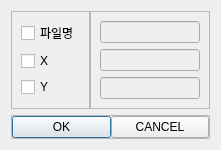
<?xml version="1.0" encoding="UTF-8"?>
<ui version="4.0">
 <class>Dialog</class>
 <widget class="QDialog" name="Dialog">
  <property name="geometry">
   <rect>
    <x>0</x>
    <y>0</y>
    <width>210</width>
    <height>150</height>
   </rect>
  </property>
  <property name="minimumSize">
   <size>
    <width>210</width>
    <height>150</height>
   </size>
  </property>
  <property name="maximumSize">
   <size>
    <width>210</width>
    <height>150</height>
   </size>
  </property>
  <property name="windowTitle">
   <string>Dialog</string>
  </property>
  <layout class="QVBoxLayout" name="verticalLayout_2">
   <property name="sizeConstraint">
    <enum>QLayout::SetFixedSize</enum>
   </property>
   <item>
    <widget class="QWidget" name="verticalWidget" native="true">
     <layout class="QHBoxLayout" name="horizontalLayout_2">
      <property name="spacing">
       <number>0</number>
      </property>
      <property name="leftMargin">
       <number>0</number>
      </property>
      <property name="topMargin">
       <number>0</number>
      </property>
      <property name="rightMargin">
       <number>0</number>
      </property>
      <property name="bottomMargin">
       <number>0</number>
      </property>
      <item>
       <widget class="QFrame" name="frame_2">
        <property name="frameShape">
         <enum>QFrame::StyledPanel</enum>
        </property>
        <property name="frameShadow">
         <enum>QFrame::Raised</enum>
        </property>
        <layout class="QVBoxLayout" name="verticalLayout">
         <item>
          <widget class="QCheckBox" name="file_name">
           <property name="text">
            <string>파일명</string>
           </property>
          </widget>
         </item>
         <item>
          <widget class="QCheckBox" name="width">
           <property name="text">
            <string>X</string>
           </property>
          </widget>
         </item>
         <item>
          <widget class="QCheckBox" name="height">
           <property name="text">
            <string>Y</string>
           </property>
          </widget>
         </item>
        </layout>
       </widget>
      </item>
      <item>
       <widget class="QFrame" name="frame_3">
        <property name="frameShape">
         <enum>QFrame::StyledPanel</enum>
        </property>
        <property name="frameShadow">
         <enum>QFrame::Raised</enum>
        </property>
        <layout class="QVBoxLayout" name="verticalLayout_3">
         <item>
          <widget class="QLineEdit" name="file_name_input">
           <property name="enabled">
            <bool>false</bool>
           </property>
           <property name="maximumSize">
            <size>
             <width>100</width>
             <height>16777215</height>
            </size>
           </property>
          </widget>
         </item>
         <item>
          <widget class="QLineEdit" name="width_input">
           <property name="enabled">
            <bool>false</bool>
           </property>
           <property name="maximumSize">
            <size>
             <width>100</width>
             <height>16777215</height>
            </size>
           </property>
          </widget>
         </item>
         <item>
          <widget class="QLineEdit" name="height_input">
           <property name="enabled">
            <bool>false</bool>
           </property>
           <property name="maximumSize">
            <size>
             <width>100</width>
             <height>16777215</height>
            </size>
           </property>
          </widget>
         </item>
        </layout>
       </widget>
      </item>
     </layout>
    </widget>
   </item>
   <item>
    <widget class="QFrame" name="frame">
     <property name="maximumSize">
      <size>
       <width>211</width>
       <height>100</height>
      </size>
     </property>
     <property name="frameShape">
      <enum>QFrame::StyledPanel</enum>
     </property>
     <property name="frameShadow">
      <enum>QFrame::Raised</enum>
     </property>
     <layout class="QHBoxLayout" name="horizontalLayout" stretch="0,0">
      <property name="spacing">
       <number>0</number>
      </property>
      <property name="leftMargin">
       <number>0</number>
      </property>
      <property name="topMargin">
       <number>0</number>
      </property>
      <property name="rightMargin">
       <number>0</number>
      </property>
      <property name="bottomMargin">
       <number>0</number>
      </property>
      <item>
       <widget class="QPushButton" name="pushButton">
        <property name="text">
         <string>OK</string>
        </property>
       </widget>
      </item>
      <item>
       <widget class="QPushButton" name="pushButton_2">
        <property name="text">
         <string>CANCEL</string>
        </property>
       </widget>
      </item>
     </layout>
    </widget>
   </item>
  </layout>
 </widget>
 <resources/>
 <connections>
  <connection>
   <sender>pushButton</sender>
   <signal>clicked()</signal>
   <receiver>Dialog</receiver>
   <slot>accept()</slot>
   <hints>
    <hint type="sourcelabel">
     <x>57</x>
     <y>165</y>
    </hint>
    <hint type="destinationlabel">
     <x>104</x>
     <y>110</y>
    </hint>
   </hints>
  </connection>
  <connection>
   <sender>pushButton_2</sender>
   <signal>clicked()</signal>
   <receiver>Dialog</receiver>
   <slot>reject()</slot>
   <hints>
    <hint type="sourcelabel">
     <x>152</x>
     <y>165</y>
    </hint>
    <hint type="destinationlabel">
     <x>104</x>
     <y>110</y>
    </hint>
   </hints>
  </connection>
 </connections>
</ui>
